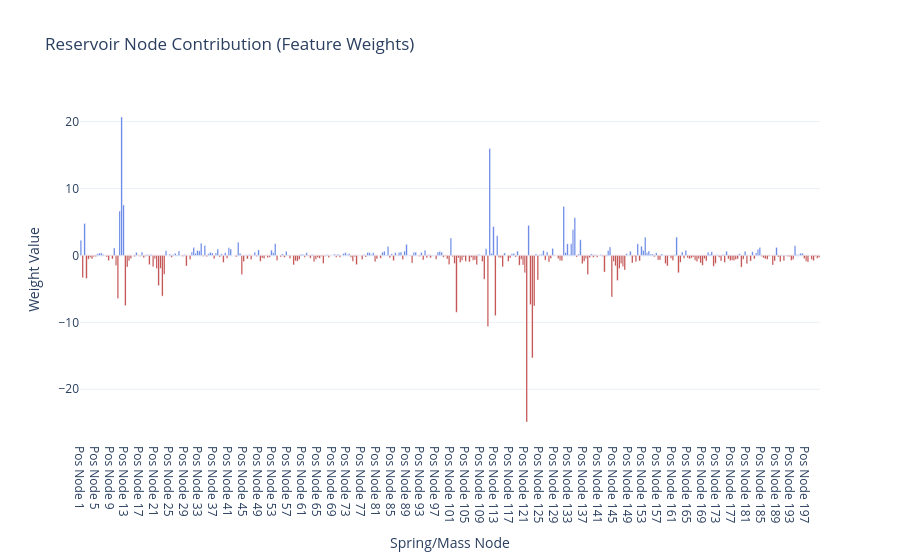

Notebook cell for this chart:
### Code cell
weights = ridge_model.coef_
labels = [
    f"{'Pos' if i % 2 == 0 else 'Vel'} Node {i//2 + 1}" for i in range(len(weights))
]

fig = go.Figure(
    data=[
        go.Bar(
            x=labels,
            y=weights,
            marker_color=np.where(
                weights >= 0, "royalblue", "firebrick"
            ),  # Blue for +, Red for -
        )
    ]
)

fig.update_layout(
    title="Reservoir Node Contribution (Feature Weights)",
    xaxis_title="Spring/Mass Node",
    yaxis_title="Weight Value",
    template="plotly_white",
)

fig.show()

### Figure 1 — Plotly figure (JSON) as saved in the notebook; plotly's stock layout.template omitted (floating-point values rounded to 4 significant figures; data arrays with more than 128 entries replaced by an {"elided": "..."} marker saying what was removed)
{"data": [{"marker": {"color": {"elided": "400 str values"}}, "type": "bar", "x": {"elided": "400 str values"}, "y": {"elided": "400 float values"}}], "layout": {"title": {"text": "Reservoir Node Contribution (Feature Weights)"}, "xaxis": {"title": {"text": "Spring/Mass Node"}}, "yaxis": {"title": {"text": "Weight Value"}}}}
